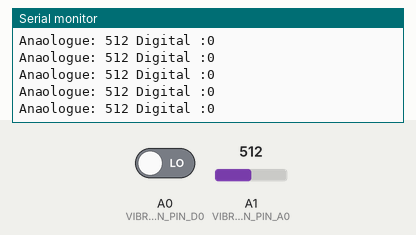
A sketch run on a simulated Arduino Uno, built with avr-gcc and run on an emulated ATmega328P. Parts: the last lines printed to the serial monitor. The inputs (shaded band) are chosen by the test bench; at power-on: A1 (VIBRATION_PIN_A0) = 512, A0 (VIBRATION_PIN_D0) LOW.

Above: at 1.2 s.
1.3 s: A1 (VIBRATION_PIN_A0) set to 716
At 1.31 s:
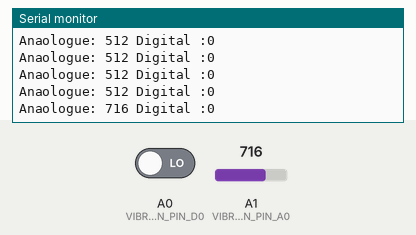
2.8 s: A0 (VIBRATION_PIN_D0) driven HIGH
At 2.82 s:
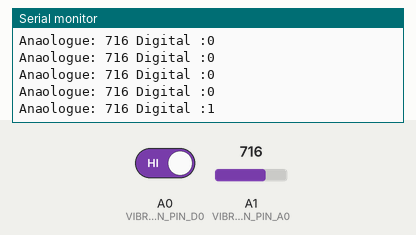
4.3 s: A1 (VIBRATION_PIN_A0) set to 900
At 4.33 s:
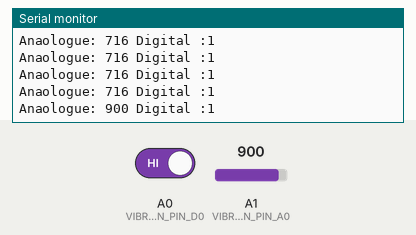
5.8 s: A0 (VIBRATION_PIN_D0) driven LOW
At 5.84 s:
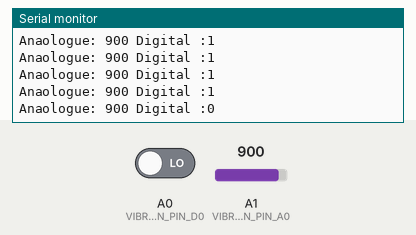
Timing chart, 0 to 8.3 s (numbered marks = the images above; inputs shaded):
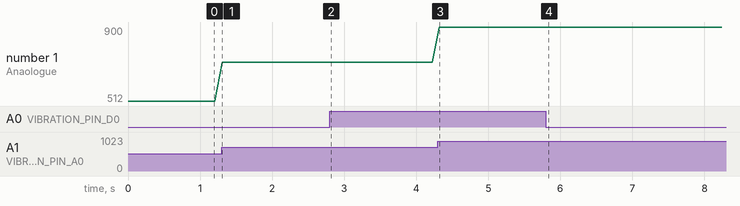

The sketch:

vibrationSensor.ino
```cpp
// (licence header left out)
const int VIBRATION_PIN_A0 = A1;
const int VIBRATION_PIN_D0 = A0;

int motionDetected = 0;
int sensorVal = 0;

void setup() {
   Serial.begin(9600);
   pinMode (VIBRATION_PIN_A0, INPUT);
   pinMode (VIBRATION_PIN_D0, INPUT);
}

void loop() {
   motionDetected = digitalRead(VIBRATION_PIN_D0);
   sensorVal = analogRead(VIBRATION_PIN_A0);
   Serial.print("Anaologue: ");
   Serial.print(sensorVal);
   Serial.print(" Digital :");
   Serial.println(motionDetected);
   delay(100);
}
```

Measured:
- after the input at 1.3 s, the serial monitor: prints a new line at once (image 1)
- after the input at 2.8 s, the serial monitor: prints a new line at once (image 2)
- after the input at 4.3 s, the serial monitor: prints a new line at once (image 3)
- after the input at 5.8 s, the serial monitor: prints a new line at once (image 4)
- plotted number 1: 512 → 716 after the input at 1.3 s, 716 → 900 after the input at 4.3 s
